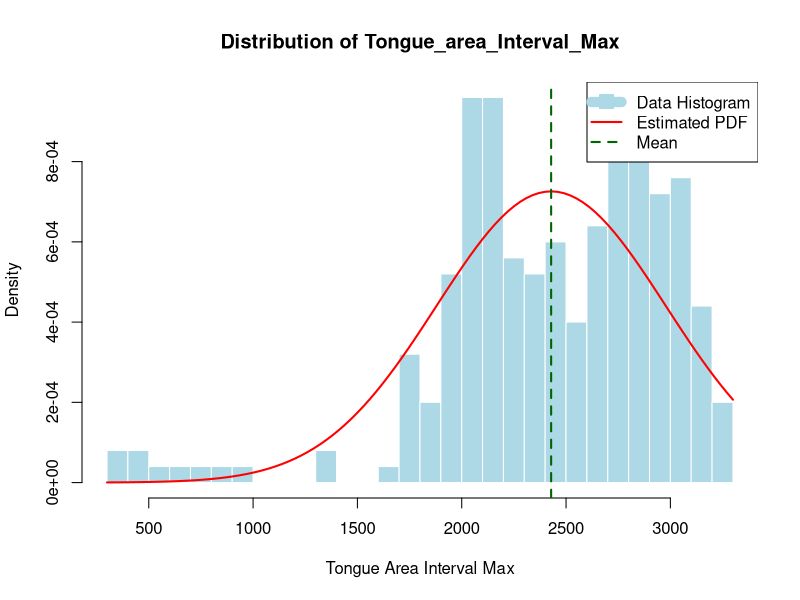

Write the R code that produced this figure.
# ---------------------------------------
# Load the CSV file
# ---------------------------------------
data <- read.csv("LICKING_ANALYSIS/720.csv")

# Extract the column
vals <- data$Tongue_area_Interval_Max

# ---------------------------------------
# Compute mean and standard deviation
# ---------------------------------------
mu <- mean(vals, na.rm = TRUE)
sigma <- sd(vals, na.rm = TRUE)

cat("Mean =", mu, "\n")
cat("SD   =", sigma, "\n")

# ---------------------------------------
# Plot histogram + Gaussian PDF
# ---------------------------------------
hist(vals,
     breaks = 30,
     freq = FALSE,               # density scale
     col = "lightblue",
     border = "white",
     main = "Distribution of Tongue_area_Interval_Max",
     xlab = "Tongue Area Interval Max")

# Add the estimated Gaussian PDF curve
curve(
  dnorm(x, mean = mu, sd = sigma),
  col = "red",
  lwd = 2,
  add = TRUE
)

# Add vertical line for the mean
abline(v = mu, col = "darkgreen", lwd = 2, lty = 2)

legend("topright",
       legend = c("Data Histogram", "Estimated PDF", "Mean"),
       col = c("lightblue", "red", "darkgreen"),
       lwd = c(10, 2, 2),
       lty = c(1, 1, 2),
       pch = c(15, NA, NA),
       pt.cex = 2)
